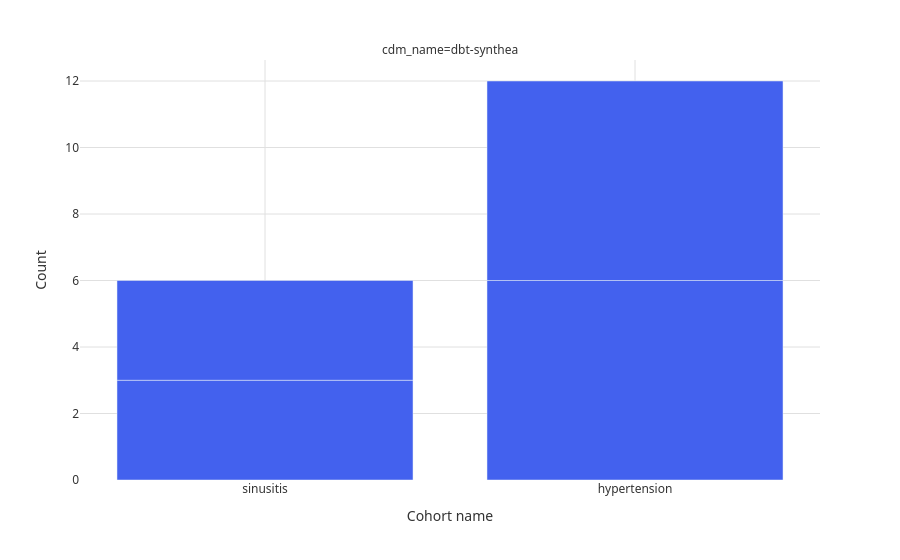

Notebook cell for this chart:
### Code cell
fig = plot_cohort_count(count_result)
fig

### Figure 1 — Plotly figure (JSON) as saved in the notebook; plotly's stock layout.template omitted (floating-point values rounded to 4 significant figures)
{"data": [{"alignmentgroup": "True", "hovertemplate": "cdm_name=dbt-synthea<br>cohort_name=%{x}<br>count=%{y}<extra></extra>", "legendgroup": "", "marker": {"color": "#4361ee", "pattern": {"shape": ""}}, "name": "", "offsetgroup": "", "orientation": "v", "showlegend": false, "textposition": "auto", "type": "bar", "x": ["sinusitis", "sinusitis", "hypertension", "hypertension"], "xaxis": "x", "y": [3, 3, 6, 6], "yaxis": "y"}], "layout": {"annotations": [{"font": {}, "showarrow": false, "text": "cdm_name=dbt-synthea", "x": 0.5, "xanchor": "center", "xref": "paper", "y": 1.0, "yanchor": "bottom", "yref": "paper"}], "barmode": "group", "font": {"color": "#333333", "family": "system-ui, -apple-system, sans-serif", "size": 12}, "legend": {"tracegroupgap": 0}, "margin": {"t": 60}, "paper_bgcolor": "#ffffff", "plot_bgcolor": "#ffffff", "showlegend": true, "title": {}, "xaxis": {"anchor": "y", "domain": [0.0, 1.0], "gridcolor": "#e0e0e0", "showgrid": true, "title": {"text": "Cohort name"}}, "yaxis": {"anchor": "x", "domain": [0.0, 1.0], "gridcolor": "#e0e0e0", "showgrid": true, "title": {"text": "Count"}}}}
